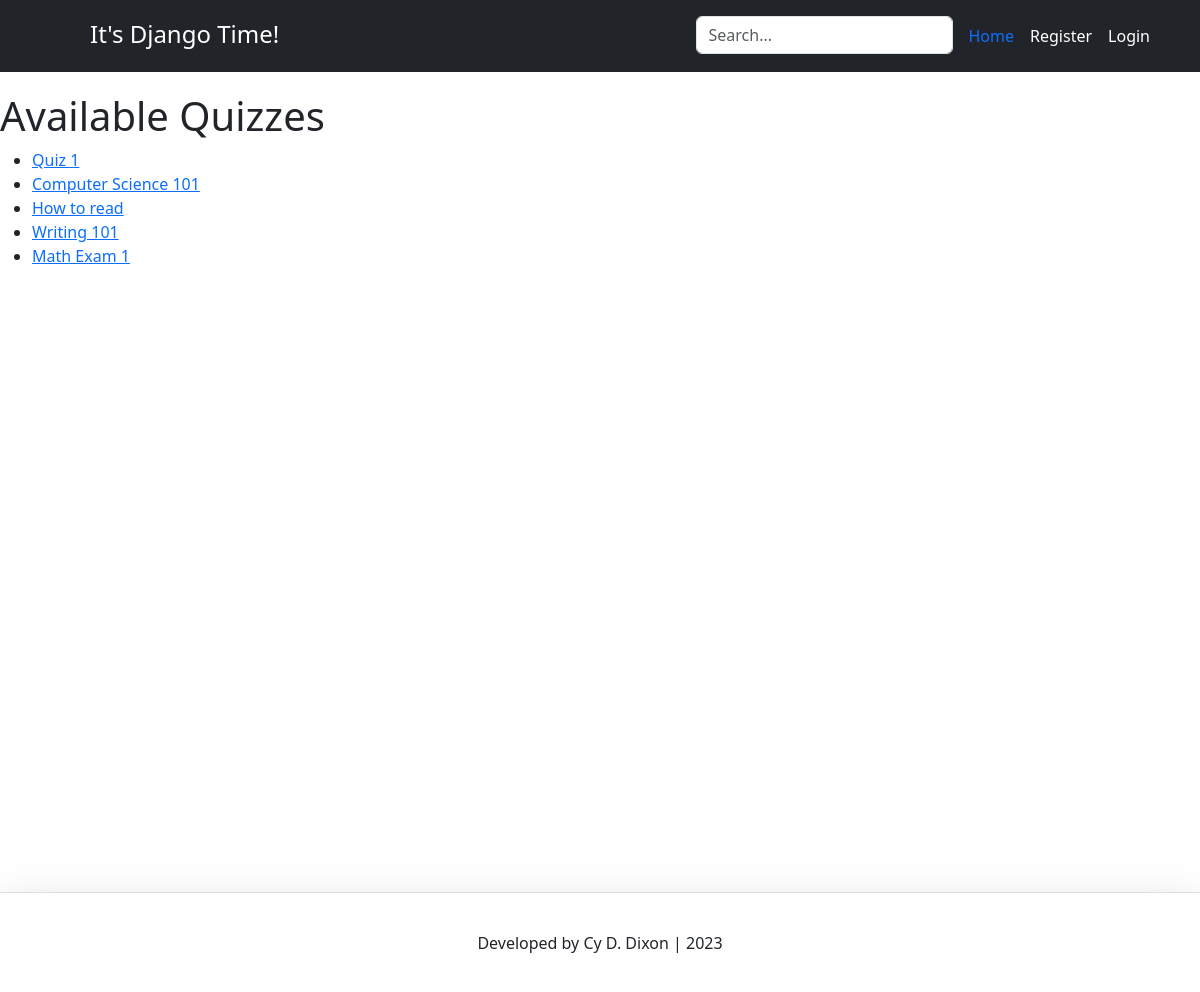
The page /quiz/quizlist/ on the database its author committed.
### quiz/models.py (models this page shows, shortened)
class Quiz(models.Model):
    name = models.CharField(max_length=255)
    type = models.CharField(max_length=255, default="none")
    description = models.TextField(default="empty")

### quiz/views.py (the view)
# urls.py: path('quizlist/', views.quiz_list, name='quiz_list'),
def quiz_list(request):
    quizzes = Quiz.objects.all()
    return render(request, 'quiz_list.html', {'quizzes': quizzes})

### quiz/templates/quiz_list.html
{% extends "base.html" %}
{% block content %}
  <h1>Available Quizzes</h1>
  <ul>
    {% for quiz in quizzes %}
      <li><a href="{% url 'start_quiz' quiz.id %}">{{ quiz.name }}</a></li>
    {% endfor %}
  </ul>
{% endblock %}

### templates/snippets/base_css.html (style rules this page uses)
body { background-color: #F5F5F5; }

### rows shown on the page
Quiz: name "Quiz 1"
Quiz: name "Computer Science 101"
Quiz: name "How to read"
Quiz: name "Writing 101"
Quiz: name "Math Exam 1"
